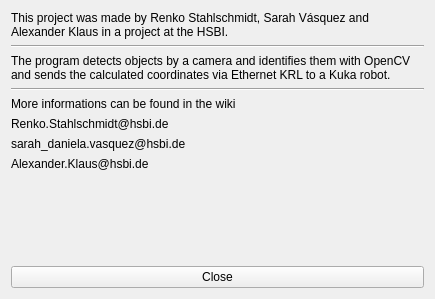
<?xml version="1.0" encoding="UTF-8"?>
<ui version="4.0">
 <class>Project_Info</class>
 <widget class="QWidget" name="Project_Info">
  <property name="geometry">
   <rect>
    <x>0</x>
    <y>0</y>
    <width>435</width>
    <height>299</height>
   </rect>
  </property>
  <property name="sizePolicy">
   <sizepolicy hsizetype="Fixed" vsizetype="Fixed">
    <horstretch>0</horstretch>
    <verstretch>0</verstretch>
   </sizepolicy>
  </property>
  <property name="windowTitle">
   <string>Project-Info</string>
  </property>
  <layout class="QGridLayout" name="gridLayout">
   <item row="1" column="0">
    <widget class="Line" name="line">
     <property name="orientation">
      <enum>Qt::Horizontal</enum>
     </property>
    </widget>
   </item>
   <item row="8" column="0">
    <spacer name="verticalSpacer">
     <property name="orientation">
      <enum>Qt::Vertical</enum>
     </property>
     <property name="sizeHint" stdset="0">
      <size>
       <width>20</width>
       <height>40</height>
      </size>
     </property>
    </spacer>
   </item>
   <item row="4" column="0">
    <widget class="QLabel" name="ProjectInfoMoreLabel">
     <property name="sizePolicy">
      <sizepolicy hsizetype="Preferred" vsizetype="Preferred">
       <horstretch>0</horstretch>
       <verstretch>0</verstretch>
      </sizepolicy>
     </property>
     <property name="text">
      <string>More informations can be found in the wiki</string>
     </property>
    </widget>
   </item>
   <item row="0" column="0">
    <widget class="QLabel" name="ProjectInfoHeadlineLabel">
     <property name="text">
      <string>This project was made by Renko Stahlschmidt, Sarah Vásquez and Alexander Klaus in a project at the HSBI. </string>
     </property>
     <property name="scaledContents">
      <bool>true</bool>
     </property>
     <property name="wordWrap">
      <bool>true</bool>
     </property>
    </widget>
   </item>
   <item row="6" column="0">
    <widget class="QLabel" name="EmailLabel2">
     <property name="text">
      <string>sarah_daniela.vasquez@hsbi.de</string>
     </property>
    </widget>
   </item>
   <item row="2" column="0">
    <widget class="QLabel" name="InfoProgramLabel">
     <property name="text">
      <string>The program detects objects by a camera and identifies them with OpenCV and sends the calculated coordinates via Ethernet KRL to a Kuka robot. </string>
     </property>
     <property name="wordWrap">
      <bool>true</bool>
     </property>
    </widget>
   </item>
   <item row="3" column="0">
    <widget class="Line" name="line_2">
     <property name="orientation">
      <enum>Qt::Horizontal</enum>
     </property>
    </widget>
   </item>
   <item row="5" column="0">
    <widget class="QLabel" name="EmailLabel1">
     <property name="text">
      <string>Renko.Stahlschmidt@hsbi.de</string>
     </property>
    </widget>
   </item>
   <item row="7" column="0">
    <widget class="QLabel" name="EmailLabel3">
     <property name="text">
      <string>Alexander.Klaus@hsbi.de</string>
     </property>
    </widget>
   </item>
   <item row="9" column="0">
    <widget class="QPushButton" name="ProjectInfoCloseButton">
     <property name="text">
      <string>Close</string>
     </property>
    </widget>
   </item>
  </layout>
 </widget>
 <resources/>
 <connections>
  <connection>
   <sender>ProjectInfoCloseButton</sender>
   <signal>clicked()</signal>
   <receiver>Project_Info</receiver>
   <slot>close()</slot>
   <hints>
    <hint type="sourcelabel">
     <x>217</x>
     <y>277</y>
    </hint>
    <hint type="destinationlabel">
     <x>217</x>
     <y>149</y>
    </hint>
   </hints>
  </connection>
 </connections>
</ui>
